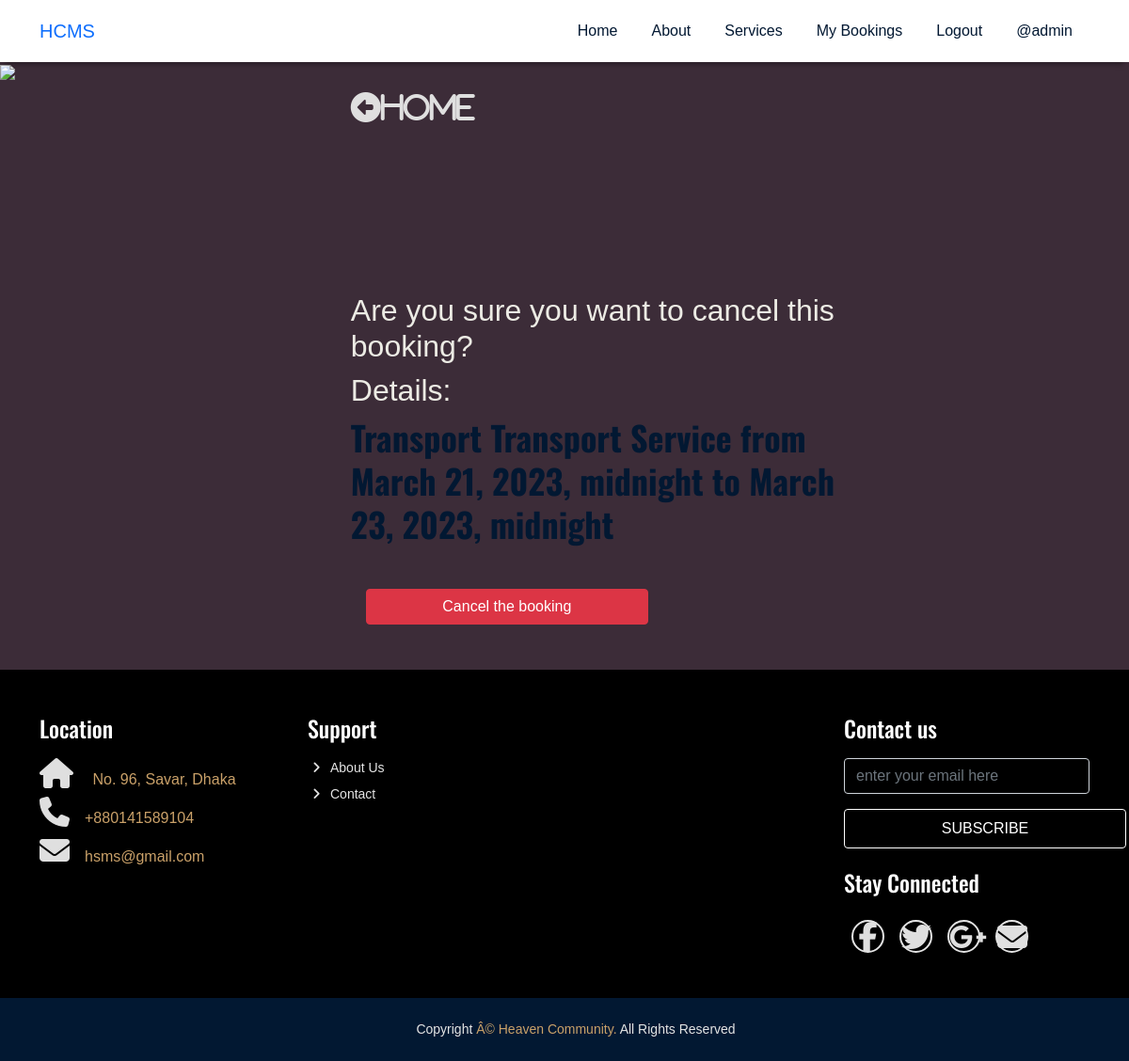
Screenshot of /booking/cancel/20 (signed in) with the database file from the repository.
### house/models.py (models this page shows, shortened)
class Booking(models.Model):
    user = models.ForeignKey(settings.AUTH_USER_MODEL, on_delete=models.CASCADE)
    service = models.ForeignKey(Service, on_delete=models.CASCADE)
    check_in = models.DateTimeField()
    check_out = models.DateTimeField()
    total_d = models.IntegerField(default=0)
    total_price = models.FloatField(default=0)

class Service(models.Model):
    SERVICE_CATAGORIES = (
        ('Community Center', 'Community Center'),
        ('Picnic Spot', 'Picnic Spot'),
        ('Swimming Pool', 'Swimming Pool'),
        ('Transport Service', 'Transport Service'),
    )
    service_name = models.CharField(max_length=40, null=True)
    catagory = models.CharField(max_length=25, choices=SERVICE_CATAGORIES)
    capacity = models.IntegerField()

### house/views.py (the view)
# urls.py: path('booking/cancel/<pk>', CancelBookingView.as_view(), name='CancelBookingView'),
class CancelBookingView(LoginRequiredMixin, DeleteView):
    model = Booking
    template_name = 'booking_cancel_view.html'
    success_url = reverse_lazy('house:BookingListView')

### house/templates/booking_cancel_view.html (shortened to what this page needs)
{% extends "navber.html" %}
{% block content %}
{% load static %}
<!DOCTYPE html>
<html lang="en">
<head>
    <link rel="stylesheet" href="{% static 'house/css/service_detail_view.css' %}">
</head>
<body>
    <div class="content">
        <div class="image">
            <img
                src="https://images.unsplash.com/photo-1519710164239-da123dc03ef4?ixlib=rb-1.2.1&ixid=eyJhcHBfaWQiOjEyMDd9&auto=format&fit=crop&w=500&q=60">
        </div>
        <div class="service">
            <div class="home">
                <a href="{% url 'house:ServiceListView' %}"><i class="fas fa-arrow-alt-circle-left">Home</i></a>
            </div>
            <form id="booking-form" action="" method="POST">
                <h2>Are you sure you want to cancel this booking?</h2>
                <h2>Details: </h2>
                <h3>{{booking.service.service_name}} {{booking.service.catagory}} from {{booking.check_in}} to {{booking.check_out}}</h3>
                <div class="input-div">
                    <button type="submit" class="btn btn-danger">Cancel the booking</button>
                </div>
            </form>
        </div>
    </div>
</body>
</html>
{%endblock%}

### house/templates/navber.html (shortened to what this page needs)
{% load static %}
<!DOCTYPE html>
<html lang="en">
<head>
        <link rel="stylesheet" href="https://cdnjs.cloudflare.com/ajax/libs/twitter-bootstrap/5.1.0/css/bootstrap.min.css">
        <link rel="stylesheet" href="https://cdnjs.cloudflare.com/ajax/libs/font-awesome/5.15.4/css/all.min.css">
        <link rel="stylesheet" href="https://unpkg.com/swiper/swiper-bundle.min.css">
        <link rel="stylesheet" href="{% static 'house/css/style.css' %}">
        <link rel="stylesheet" href="{% static 'house/css/responsive-style.css' %}">
</head>
<body>
    <header class="header_wrapper">
        <nav class="navbar navbar-expand-lg">
            <div class="container">
                <a class="navbar-brand" href="#">
                    HCMS
                </a>
                <div class="collapse navbar-collapse justify-content-end" id="navbarNav">
                    <ul class="navbar-nav menu-navbar-nav">
                        <li class="nav-item">
                            <a class="nav-link" aria-current="page" href="{% url 'house:home' %}">Home</a>
                        </li>
                        <li class="nav-item">
                            <a class="nav-link" href="#about">About</a>
                        </li>
                        {% if request.user.is_authenticated %}
                        <li class="nav-item">
                            <a class="nav-link" href="{% url 'house:ServiceListView' %}">Services</a>
                        </li>
                        <li class="nav-item">
                            <a class="nav-link" href="{% url 'house:BookingListView' %}">My Bookings</a>
                        </li>
                        <li class="nav-item">
                            <a class="nav-link" href="{% url 'house:logout' %}">Logout</a>
                        </li>
                        <li class="nav-item">
                            <a class="nav-link" href="#">@{{user}}</a>
                        </li>
                        {% endif %}
                    </ul>
                </div>
            </div>
        </nav>
    </header>
</body>
</html>
{% block content %}
{% endblock %}
 <section id="contact" class="footer_wrapper mt-3 mt-md-0 pb-0">
    <div class="container pb-3">
        <div class="row">
            <div class="col-lg-3 col-md-6">
                <h5>Location</h5>
                <div class="contact-info">
                    <ul class="list-unstyled">
                        <li><a href="#"><i class="fa fa-home me-3"></i> No. 96, Savar, Dhaka</a></li>
                        <li><a href="#"><i class="fa fa-phone me-3"></i>+880141589104</a></li>
                        <li><a href="#"><i class="fa fa-envelope me-3"></i>hsms@gmail.com</a></li>
                    </ul>
                </div>
            </div>
            <div class="col-lg-3 col-md-6">
                <h5>Support</h5>
                <ul class="link-widget p-0">
                    <li><a href="#">About Us</a></li>
                    <li><a href="#">Contact</a></li>
                </ul>
            </div>
            <div class="col-lg-3 col-md-6">
            </div>
            <div class="col-lg-3 col-md-6">
                <h5>Contact us</h5>
                <div class="form-group mb-4">
                    <input type="email" class="form-control bg-transparent" placeholder="enter your email here">
                    <button type="submit" class="main-btn rounded-2 mt-3 border-white text-white">Subscribe</button>
                </div>
                <h5>Stay Connected</h5>
                <ul class="social-network d-flex align-items-center p-0">
                    <li><a href="#"><i class="fab fa-facebook-f"></i></a></li>
                    <li><a href="#"><i class="fab fa-twitter"></i></a></li>
                    <li><a href="#"><i class="fab fa-google-plus-g"></i></a></li>
                    <li><a href="#"><i class="fa fa-envelope"></i></a></li>
                </ul>
            </div>
        </div>
    </div>
    <div class="container-fluid copyright-section">
        <p>Copyright <a href="#">Â© Heaven Community.</a> All Rights Reserved</p>
    </div>
</section>

### house/static/house/css/style.css (style rules this page uses)
* { box-sizing: border-box; margin: 0; padding: 0; }
:root { --primary-color: #021832; --secondary-color: #caa169; --bg-color: #f4f4f4; --bg-white: #fff; --bg-black: #000; --primary-font: 'Poppins', sans-serif; --secondary-font: 'Oswald', sans-serif; --primary-text: #021832; --secondary-text: #caa169; --text-white: #fff; --text-black: #151515; --text-gray: #e4e4e4; }
body { font-family: var(--primary-font); background-color: var(--bg-white); }
a { text-decoration: none; }
section { padding: 3.125rem 0; }
.main-btn { font-size: 1rem; font-weight: 500; color: var(--primary-color); text-transform: uppercase; background-color: transparent; border: .0625rem solid var(--primary-color); padding: .375rem 1.875rem; border-radius: 3.125rem; line-height: 1.75rem; display: inline-block; transition: all 0.3s ease-out 0s; }
h3 { margin-bottom: 1.875rem; line-height: 2.875rem; font-weight: 700; font-size: 2.25rem; color: var(--primary-text); font-family: var(--secondary-font); }
h5 { font-size: 1.5rem; line-height: 1; color: var(--primary-text); margin-bottom: .9375rem; font-weight: 500; font-family: var(--secondary-font); }
p { font-size: 1rem; color: var(--text-black); line-height: 1.625rem; }
.header_wrapper .navbar { padding: .9375rem 0; background-color: var(--bg-white); -webkit-box-shadow: 0 .5rem .375rem -0.375rem rgb(0 0 0 / 40%); box-shadow: 0 .5rem .375rem -0.375rem rgb(0 0 0 / 40%); -webkit-transition: background 0s ease-in-out 0s, margin-top 0s ease-in-out 0s, opacity 0s ease-in-out 0s; transition: background 0s ease-in-out 0s, margin-top 0s ease-in-out 0s, opacity 0s ease-in-out 0s; }
.header_wrapper .nav-item { margin: 0 .625rem; }
.header_wrapper .nav-item .nav-link { font-size: 1rem; font-weight: 500; color: var(--primary-text); display: inline-block; }
.footer_wrapper { background-color: var(--bg-black); }
.footer_wrapper h5 { color: var(--text-white); margin-bottom: 1.25rem; }
.footer_wrapper ul li { margin-bottom: .5rem; list-style: none; }
.footer_wrapper .contact-info li a { color: var(--secondary-color) }
.footer_wrapper .link-widget li a, .footer_wrapper p { color: var(--text-gray); font-size: .875rem; padding-left:1.5rem; position: relative; -webkit-transition: all 0.3s ease-out 0s; transition: all 0.3s ease-out 0s; }
.footer_wrapper .link-widget li a::before { content: '\f105'; font-family: "Font Awesome 5 Free"; font-weight: 900; position: absolute; left: 0.3rem; top: 50%; -webkit-transform: translateY(-50%); transform: translateY(-50%); }
.footer_wrapper .social-network a { width: 2.1875rem; height: 2.1875rem; margin: .5rem; line-height:2rem; font-size: .875rem; display: inline-block; border: .125rem solid var(--text-gray); color: var(--text-gray); text-align: center; border-radius: 100%; -webkit-transition: all 0.3s cubic-bezier(0.645, 0.045, 0.355, 1); transition: all 0.3s cubic-bezier(0.645, 0.045, 0.355, 1); }
.footer_wrapper .copyright-section { background-color: var(--primary-color); padding: 1.25rem 0 .3125rem; text-align: center; }
.footer_wrapper .copyright-section a { color: var(--secondary-text); }

### house/static/house/css/service_detail_view.css (style rules this page uses)
* { padding:0; margin:0; box-sizing: border-box; }
body { background-color: rgb(60, 44, 56); color: rgb(236, 235, 228); font-family: sans-serif; line-height: 1.25; height: 100vh; }
.content { display: flex; flex-direction: row; flex-wrap: wrap; width:100%; justify-content: left; }
.image { flex: 0.3; }
.service { flex:0.5; margin: 2rem; display:flex; text-align: left; align-items: start; flex-direction: column; }
.home { flex: 0.2; }
form { display: flex; flex: 0.4 1 auto; flex-direction: column; }
.image img { flex:1; max-height: 99.2vh; }
i { color:#dfdfdf; font-size: 2rem; }
.input-div { flex: 1 1 auto; margin:1rem; display: flex; flex-direction: column; justify-content: space-between; }
input, button { flex:1; width:300px; border-radius: 0.5rem; line-height: 1.5; font-size: 1.5rem; color: #555; }
button { background-color: #dfdfdf; color:rgb(6, 137, 245); outline:none; }

### rows the page displays
Booking: service.service_name "Transport", service.catagory "Transport Service", check_in "March 21, 2023, midnight", check_out "March 23, 2023, midnight"

### other values shown
{{ user }} "admin"
